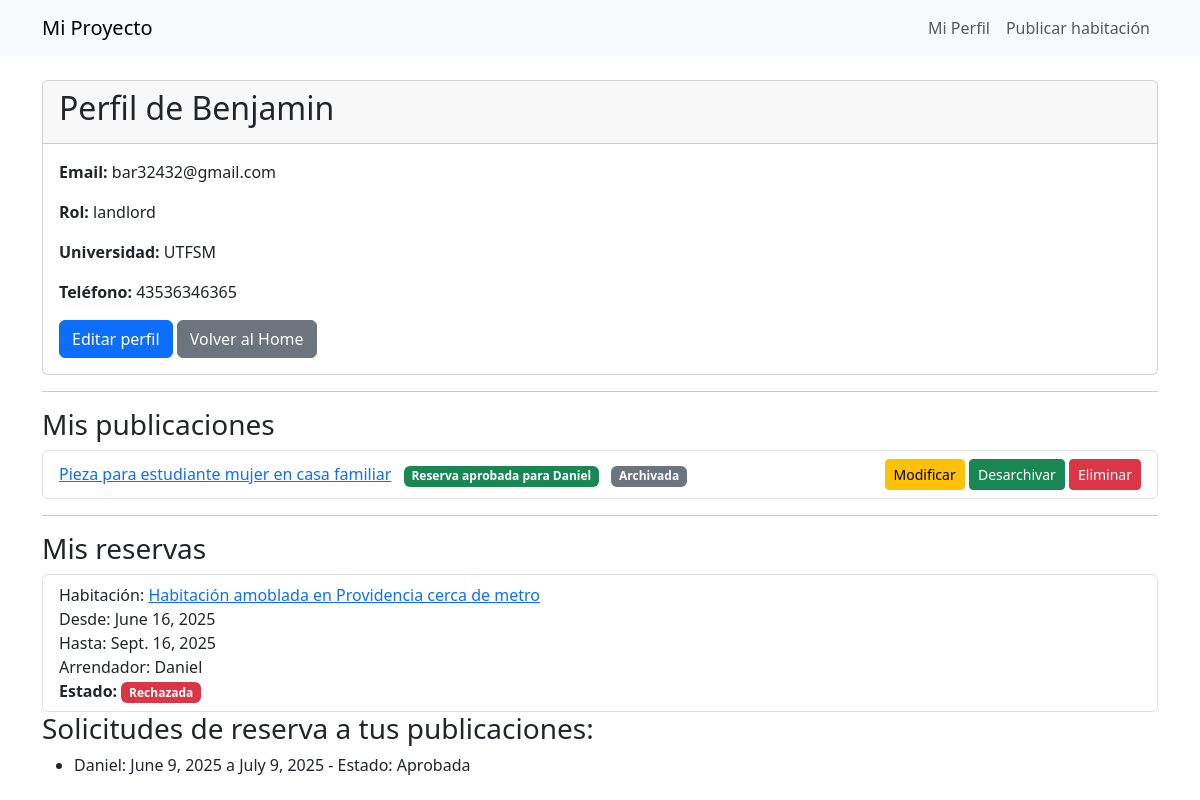
The page /accounts/profile/ (signed in) on the database as committed earlier.
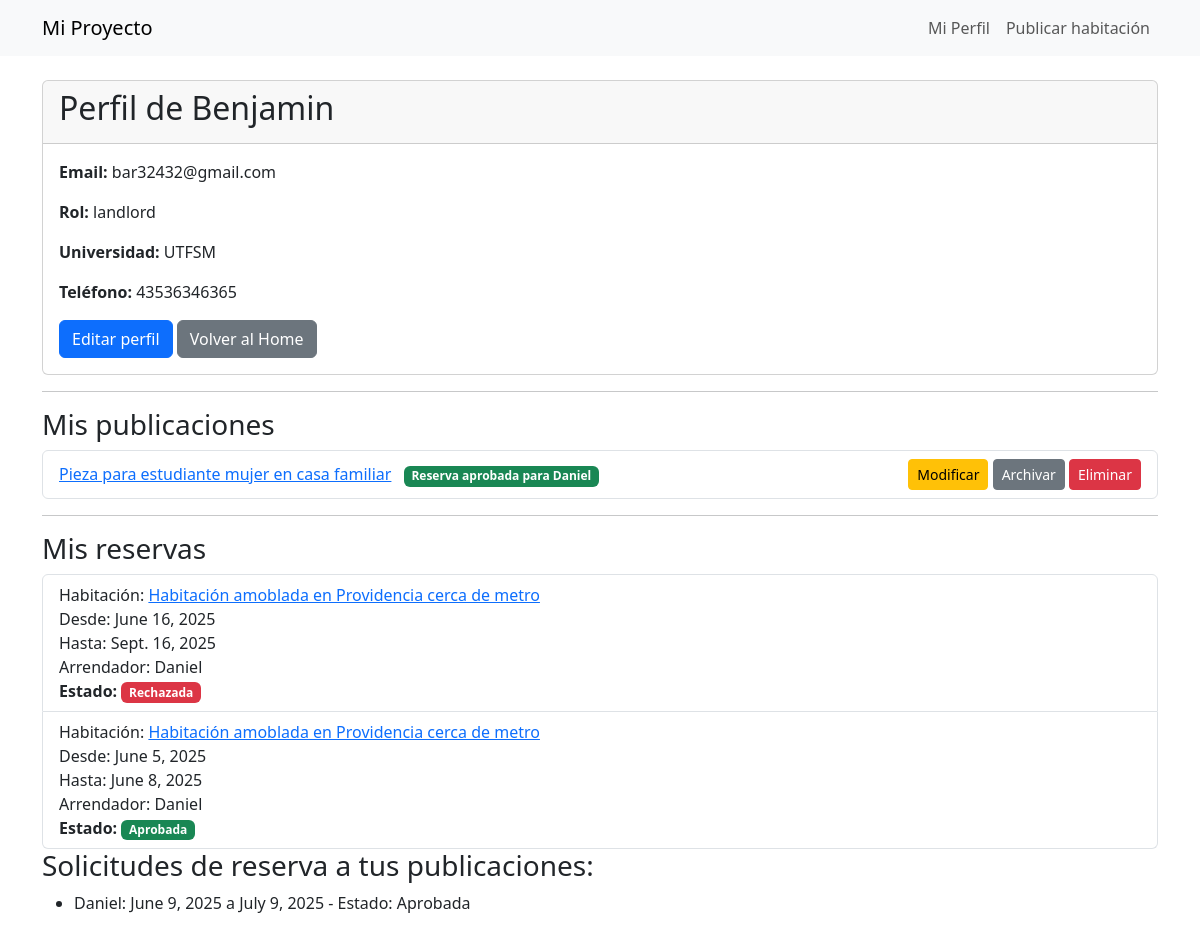
The same page on the database as committed later.
### listings/models.py (models this page shows, shortened)
class Room(models.Model):
    owner = models.ForeignKey(settings.AUTH_USER_MODEL, on_delete=models.CASCADE)
    title = models.CharField(max_length=100)
    description = models.TextField()
    price = models.DecimalField(max_digits=8, decimal_places=2)
    city = models.CharField(max_length=100)
    address = models.CharField(max_length=200)
    available_from = models.DateField()
    available_to = models.DateField()
    created_at = models.DateTimeField(auto_now_add=True)
    archived = models.BooleanField(default=False)  # Nuevo campo

### booking/models.py (models this page shows, shortened)
class Booking(models.Model):
    STATUS_CHOICES = [
        ('pending', 'Pendiente'),
        ('approved', 'Aprobada'),
        ('rejected', 'Rechazada'),
    ]
    student = models.ForeignKey(settings.AUTH_USER_MODEL, on_delete=models.CASCADE, related_name='bookings')
    room = models.ForeignKey(Room, on_delete=models.CASCADE, related_name='bookings')
    start_date = models.DateField()
    end_date = models.DateField()
    created_at = models.DateTimeField(auto_now_add=True)
    status = models.CharField(max_length=10, choices=STATUS_CHOICES, default='pending')  # Nuevo campo

### accounts/models.py (models this page shows, shortened)
class User(AbstractUser):
    USER_ROLES = (
        ('student', 'Estudiante'),
        ('landlord', 'Arrendador'),
    )
    role = models.CharField(max_length=10, choices=USER_ROLES)
    university = models.CharField(max_length=100, blank=True, null=True)
    phone = models.CharField(max_length=20, blank=True, null=True)
    profile_image = models.ImageField(upload_to='profiles/', blank=True, null=True)
    birth_date = models.DateField(blank=True, null=True)  # Nuevo campo

### accounts/views.py (the view)
# urls.py: path('profile/', views.profile_view, name='profile'),
@login_required
def profile_view(request):
    user_rooms = Room.objects.filter(owner=request.user)
    my_bookings = Booking.objects.filter(student=request.user)
    approved_bookings = {
        room.pk: room.bookings.filter(status='approved').first()
        for room in user_rooms
    }
    return render(request, 'accounts/profile.html', {
        'user': request.user,
        'user_rooms': user_rooms,
        'my_bookings': my_bookings,
        'approved_bookings': approved_bookings,
    })

### accounts/templatetags/dict_key.py (called while the page is built)
@register.filter
def dict_key(d, key):
    return d.get(key)

### templates/accounts/profile.html (shortened to what this page needs)
{% extends 'base/base.html' %}
{% load dict_key %}
{% block content %}
<div class="card">
    <div class="card-header">
        <h2>Perfil de {{ user.username }}</h2>
    </div>
    <div class="card-body">
        <p><strong>Email:</strong> {{ user.email }}</p>
        <p><strong>Rol:</strong> {{ user.role }}</p>
        <p><strong>Universidad:</strong> {{ user.university }}</p>
        <p><strong>Teléfono:</strong> {{ user.phone }}</p>
        <a href="{% url 'accounts:editProfile' %}" class="btn btn-primary">Editar perfil</a>
        <a href="{% url 'home' %}" class="btn btn-secondary">Volver al Home</a>
    </div>
</div>
<hr>
<h3>Mis publicaciones</h3>
{% if user_rooms %}
    <ul class="list-group">
        {% for room in user_rooms %}
            <li class="list-group-item d-flex justify-content-between align-items-center">
                <span>
                    <a href="{% url 'listings:room_detail' room.pk %}">{{ room.title }}</a>
                    {% with approved_booking=approved_bookings|dict_key:room.pk %}
                        {% if approved_booking %}
                            <span class="badge bg-success ms-2">
                                Reserva aprobada para {{ approved_booking.student.username }}
                            </span>
                        {% endif %}
                    {% endwith %}
                    {% if room.archived %}
                        <span class="badge bg-secondary ms-2">Archivada</span>
                    {% endif %}
                </span>
                <span>
                    <a href="{% url 'listings:room_update' room.pk %}" class="btn btn-sm btn-warning">Modificar</a>
                    <a href="{% url 'listings:room_archive' room.pk %}" class="btn btn-sm {% if room.archived %}btn-success{% else %}btn-secondary{% endif %}">
                        {% if room.archived %}Desarchivar{% else %}Archivar{% endif %}
                    </a>
                    <a href="{% url 'listings:room_delete' room.pk %}" class="btn btn-sm btn-danger">Eliminar</a>
                </span>
            </li>
        {% endfor %}
    </ul>
{% else %}
    <p>No has publicado habitaciones aún.</p>
{% endif %}
<hr>
<h3>Mis reservas</h3>
{% if my_bookings %}
    <ul class="list-group">
        {% for booking in my_bookings %}
            <li class="list-group-item">
                Habitación: <a href="{% url 'listings:room_detail' booking.room.pk %}">{{ booking.room.title }}</a><br>
                Desde: {{ booking.start_date }}<br>
                Hasta: {{ booking.end_date }}<br>
                Arrendador: {{ booking.room.owner.username }}<br>
                <strong>Estado:</strong>
                {% if booking.status == 'approved' %}
                    <span class="badge bg-success">{{ booking.get_status_display }}</span>
                {% elif booking.status == 'rejected' %}
                    <span class="badge bg-danger">{{ booking.get_status_display }}</span>
                {% else %}
                    <span class="badge bg-warning text-dark">{{ booking.get_status_display }}</span>
                    <a href="{% url 'booking:booking_update' booking.pk %}" class="btn btn-sm btn-primary ms-2">Modificar</a>
                    <a href="{% url 'booking:booking_delete' booking.pk %}" class="btn btn-sm btn-danger ms-2">Eliminar</a>
                {% endif %}
            </li>
        {% endfor %}
    </ul>
{% else %}
    <p>No tienes reservas aún.</p>
{% endif %}
<h3>Solicitudes de reserva a tus publicaciones:</h3>
{% for room in user_rooms %}
    {% with bookings=room.bookings.all %}
        {% if bookings %}
            <ul>
            {% for booking in bookings %}
                <li>
                    {{ booking.student.username }}: {{ booking.start_date }} a {{ booking.end_date }} - Estado: {{ booking.get_status_display }}
                </li>
            {% endfor %}
            </ul>
        {% else %}
            <p>No hay solicitudes.</p>
        {% endif %}
    {% endwith %}
{% endfor %}
{% endblock %}

Rows that differ between the two databases and show on the page:
changed Room "Pieza para estudiante mujer en casa familiar": archived "Archivada Desarchivar" → "Archivar"
added Booking: room "Habitación amoblada en Providencia cerca de metro", start_date "June 5, 2025", end_date "June 8, 2025", room.owner.username "Daniel", status "Aprobada", shown under "Mis reservas"
